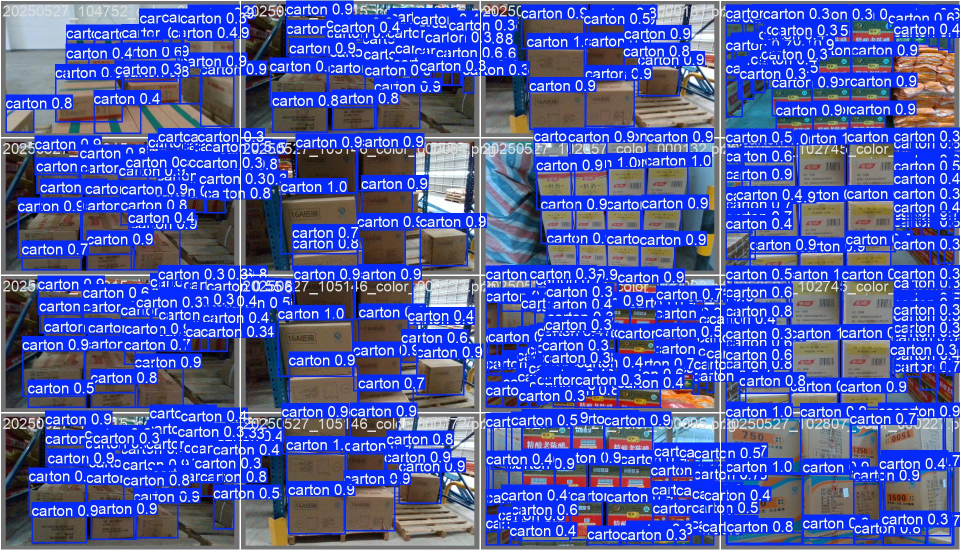
#> input picture runs/detect/val/val_batch0_pred.jpg, 1920 x 1100 px (shown at 1/2 size); its folder holds only this picture in this run
$ python -i gmc.py   (imports and definitions only)
#> lines starting #> are read from the running program, lines starting #| are printed output that depends on the picture
#> further down, picture is the input picture: shape (1100, 1920, 3); mean B, G, R 171.9, 93, 80.4
# Ultralytics 🚀 AGPL-3.0 License - https://ultralytics.com/license

from __future__ import annotations

import copy

import cv2
import numpy as np

from ultralytics.utils import LOGGER


class GMC:
    """Generalized Motion Compensation (GMC) class for tracking and object detection in video frames.

    This class provides methods for tracking and detecting objects based on several tracking algorithms including ORB,
    SIFT, ECC, and Sparse Optical Flow. It also supports downscaling of frames for computational efficiency.

    Attributes:
        method (str): The tracking method to use. Options include 'orb', 'sift', 'ecc', 'sparseOptFlow', 'none'.
        downscale (int): Factor by which to downscale the frames for processing.
        prevFrame (np.ndarray): Previous frame for tracking.
        prevKeyPoints (list): Keypoints from the previous frame.
        prevDescriptors (np.ndarray): Descriptors from the previous frame.
        initializedFirstFrame (bool): Flag indicating if the first frame has been processed.

    Methods:
        apply: Apply the chosen method to a raw frame and optionally use provided detections.
        apply_ecc: Apply the ECC algorithm to a raw frame.
        apply_features: Apply feature-based methods like ORB or SIFT to a raw frame.
        apply_sparseoptflow: Apply the Sparse Optical Flow method to a raw frame.
        reset_params: Reset the internal parameters of the GMC object.

    Examples:
        Create a GMC object and apply it to a frame
        >>> gmc = GMC(method="sparseOptFlow", downscale=2)
        >>> frame = np.array([[1, 2, 3], [4, 5, 6]])
        >>> processed_frame = gmc.apply(frame)
        >>> print(processed_frame)
        array([[1, 2, 3],
               [4, 5, 6]])
    """

    def __init__(self, method: str = "sparseOptFlow", downscale: int = 2) -> None:
        """Initialize a Generalized Motion Compensation (GMC) object with tracking method and downscale factor.

        Args:
            method (str): The tracking method to use. Options include 'orb', 'sift', 'ecc', 'sparseOptFlow', 'none'.
            downscale (int): Downscale factor for processing frames.

        Examples:
            Initialize a GMC object with the 'sparseOptFlow' method and a downscale factor of 2
            >>> gmc = GMC(method="sparseOptFlow", downscale=2)
        """
        super().__init__()

        self.method = method
        self.downscale = max(1, downscale)

        if self.method == "orb":
            self.detector = cv2.FastFeatureDetector_create(20)
            self.extractor = cv2.ORB_create()
            self.matcher = cv2.BFMatcher(cv2.NORM_HAMMING)

        elif self.method == "sift":
            self.detector = cv2.SIFT_create(nOctaveLayers=3, contrastThreshold=0.02, edgeThreshold=20)
            self.extractor = cv2.SIFT_create(nOctaveLayers=3, contrastThreshold=0.02, edgeThreshold=20)
            self.matcher = cv2.BFMatcher(cv2.NORM_L2)

        elif self.method == "ecc":
            number_of_iterations = 5000
            termination_eps = 1e-6
            self.warp_mode = cv2.MOTION_EUCLIDEAN
            self.criteria = (cv2.TERM_CRITERIA_EPS | cv2.TERM_CRITERIA_COUNT, number_of_iterations, termination_eps)

        elif self.method == "sparseOptFlow":
            self.feature_params = dict(
                maxCorners=1000, qualityLevel=0.01, minDistance=1, blockSize=3, useHarrisDetector=False, k=0.04
            )

        elif self.method in {"none", "None", None}:
            self.method = None
        else:
            raise ValueError(f"Unknown GMC method: {method}")

        self.prevFrame = None
        self.prevKeyPoints = None
        self.prevDescriptors = None
        self.initializedFirstFrame = False

    def apply(self, raw_frame: np.ndarray, detections: list | None = None) -> np.ndarray:
        """Apply object detection on a raw frame using the specified method.

        Args:
            raw_frame (np.ndarray): The raw frame to be processed, with shape (H, W, C).
            detections (list, optional): List of detections to be used in the processing.

        Returns:
            (np.ndarray): Transformation matrix with shape (2, 3).

        Examples:
            >>> gmc = GMC(method="sparseOptFlow")
            >>> raw_frame = np.random.rand(480, 640, 3)
            >>> transformation_matrix = gmc.apply(raw_frame)
            >>> print(transformation_matrix.shape)
            (2, 3)
        """
        if self.method in {"orb", "sift"}:
            return self.apply_features(raw_frame, detections)
        elif self.method == "ecc":
            return self.apply_ecc(raw_frame)
        elif self.method == "sparseOptFlow":
            return self.apply_sparseoptflow(raw_frame)
        else:
            return np.eye(2, 3)

    # [155 lines left out: functions apply_ecc, apply_features, not called in this run]

    def apply_sparseoptflow(self, raw_frame: np.ndarray) -> np.ndarray:
        """Apply Sparse Optical Flow method to a raw frame.

        Args:
            raw_frame (np.ndarray): The raw frame to be processed, with shape (H, W, C).

        Returns:
            (np.ndarray): Transformation matrix with shape (2, 3).

        Examples:
            >>> gmc = GMC()
            >>> result = gmc.apply_sparseoptflow(np.array([[[1, 2, 3], [4, 5, 6]], [[7, 8, 9], [10, 11, 12]]]))
            >>> print(result)
            [[1. 0. 0.]
             [0. 1. 0.]]
        """
        height, width, c = raw_frame.shape
#> height = 1100; width = 1920; c = 3
        frame = cv2.cvtColor(raw_frame, cv2.COLOR_BGR2GRAY) if c == 3 else raw_frame
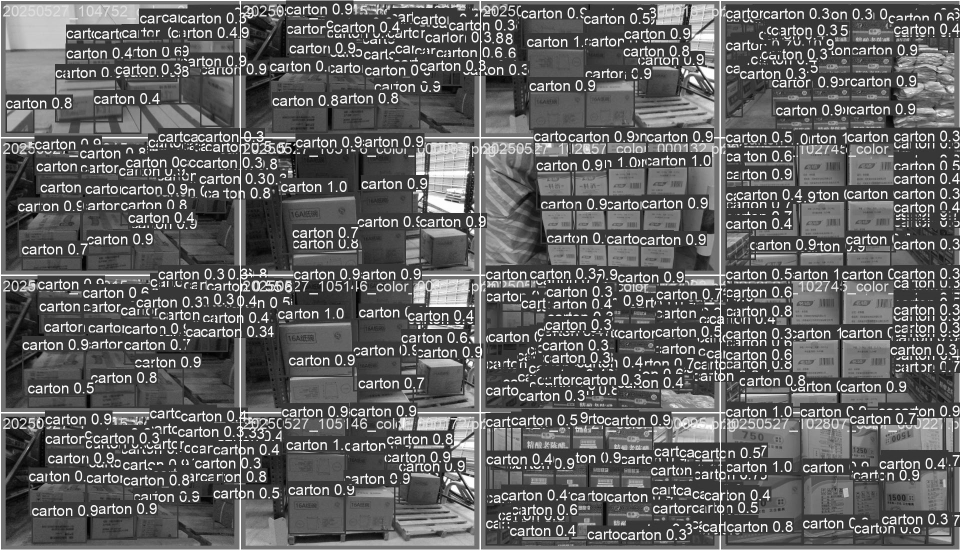
#> frame: shape (1100, 1920) (shown at 1/2 size); min 0, max 255, mean 98.2
        H = np.eye(2, 3)

        # Downscale image for computational efficiency
        if self.downscale > 1.0:
            frame = cv2.resize(frame, (width // self.downscale, height // self.downscale))
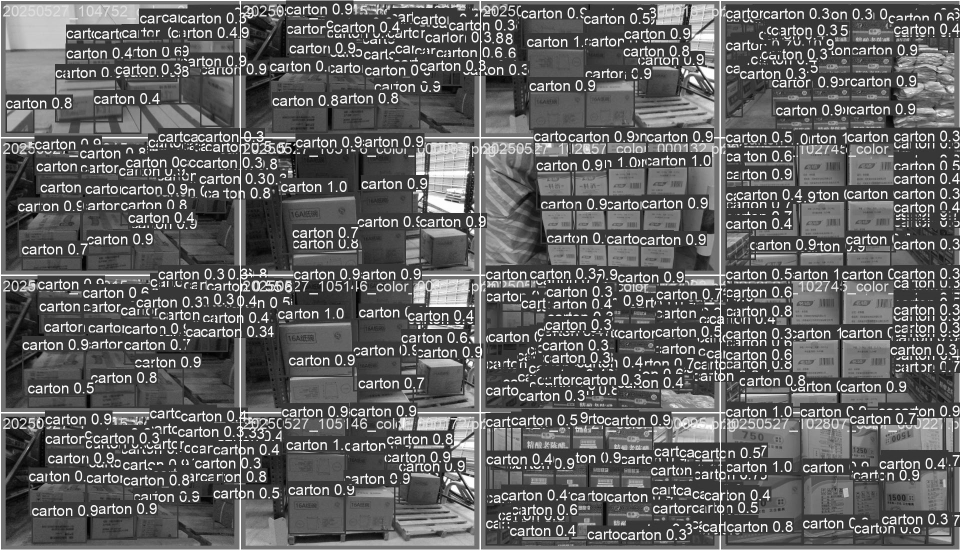
#> frame: shape (550, 960); min 2, max 255, mean 98.3

        # Find good features to track
        keypoints = cv2.goodFeaturesToTrack(frame, mask=None, **self.feature_params)
#> keypoints = 1000 rows, first 8: [419, 328], [188, 339], [157, 463], [242, 136], [242, 449], [294, 153], [242, 146], [244, 286]

        # Handle first frame initialization
        if not self.initializedFirstFrame or self.prevKeyPoints is None:
            self.prevFrame = frame.copy()
            self.prevKeyPoints = copy.copy(keypoints)
#> self.prevKeyPoints has the same summary as keypoints
            self.initializedFirstFrame = True
            return H

        # Calculate optical flow using Lucas-Kanade method
        matchedKeypoints, status, _ = cv2.calcOpticalFlowPyrLK(self.prevFrame, frame, self.prevKeyPoints, None)

        # Extract successfully tracked points
        prevPoints = []
        currPoints = []

        for i in range(len(status)):
            if status[i]:
                prevPoints.append(self.prevKeyPoints[i])
                currPoints.append(matchedKeypoints[i])

        prevPoints = np.array(prevPoints)
        currPoints = np.array(currPoints)

        # Estimate transformation matrix using RANSAC
        if (prevPoints.shape[0] > 4) and (prevPoints.shape[0] == currPoints.shape[0]):
            H, _ = cv2.estimateAffinePartial2D(prevPoints, currPoints, cv2.RANSAC)

            # Scale translation components back to original resolution
            if self.downscale > 1.0:
                H[0, 2] *= self.downscale
                H[1, 2] *= self.downscale
        else:
            LOGGER.warning("not enough matching points")

        # Store current frame data for next iteration
        self.prevFrame = frame.copy()
        self.prevKeyPoints = copy.copy(keypoints)

        return H

    # [6 lines left out: function reset_params, not called in this run]

>>> import cv2
>>> picture = cv2.imread('../../../../runs/detect/val/val_batch0_pred.jpg')
>>> result = GMC().apply(picture)
#> result = [[1, 0, 0], [0, 1, 0]]

$ run again, on runs/detect/val/val_batch1_pred.jpg
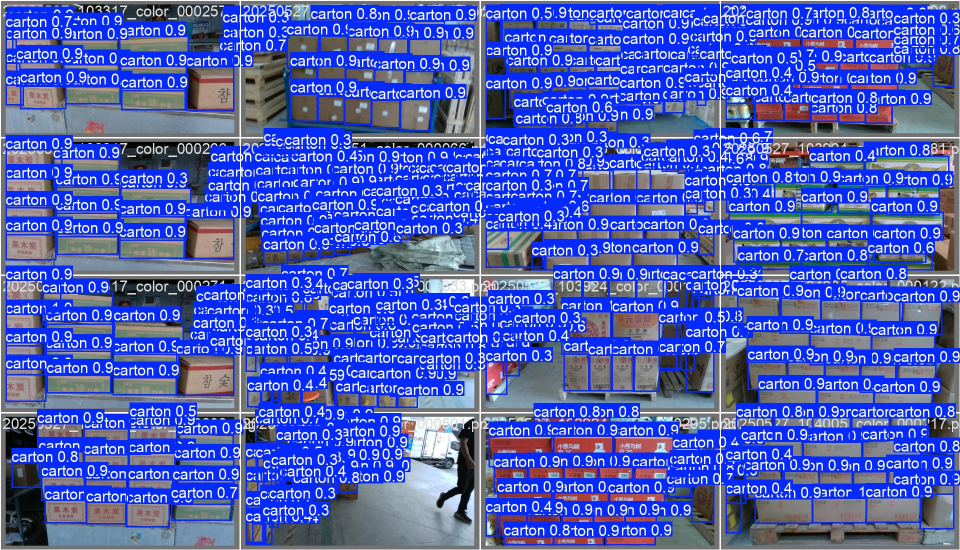
#> input picture runs/detect/val/val_batch1_pred.jpg, 1920 x 1100 px (shown at 1/2 size)
#> picture is the input picture: shape (1100, 1920, 3); mean B, G, R 187.8, 97.9, 81.7
#> in apply_sparseoptflow, `frame = cv2.cvtColor(raw_frame, cv2.COLOR_BGR2GRAY) if c == 3 else raw..`:
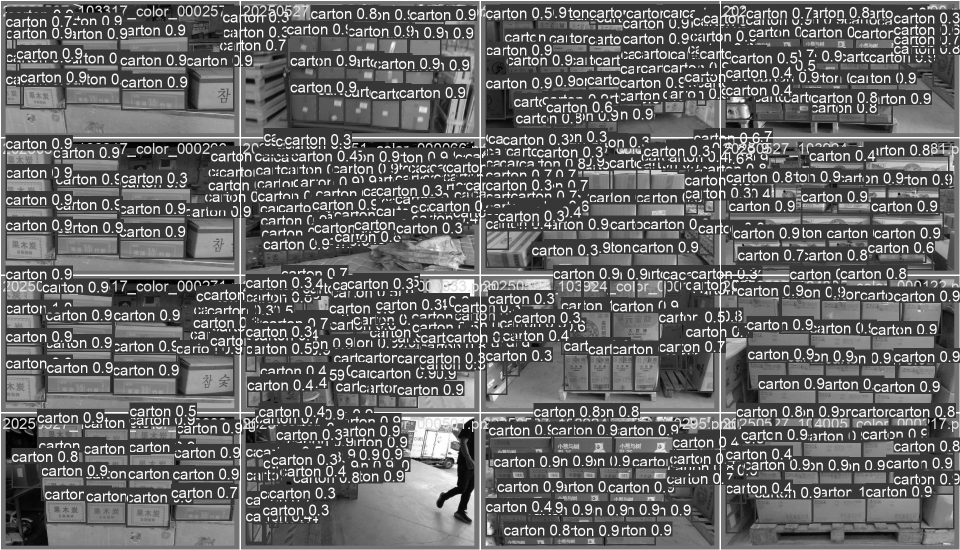
#> frame: shape (1100, 1920) (shown at 1/2 size); min 0, max 255, mean 103.3
#> in apply_sparseoptflow, `frame = cv2.resize(frame, (width // self.downscale, height // self.dow..`:
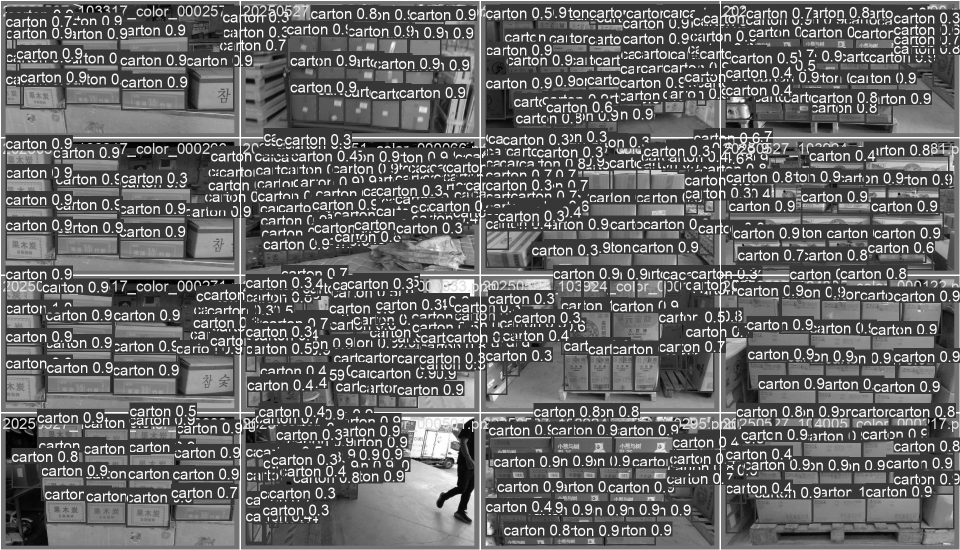
#> frame: shape (550, 960); min 0, max 255, mean 103.4
#> keypoints = 1000 rows, first 8: [707, 74], [284, 321], [681, 468], [477, 175], [125, 144], [298, 272], [206, 283], [645, 21]
#> self.prevKeyPoints has the same summary as keypoints
#> result = [[1, 0, 0], [0, 1, 0]]

$ run again, on runs/detect/val/val_batch2_pred.jpg
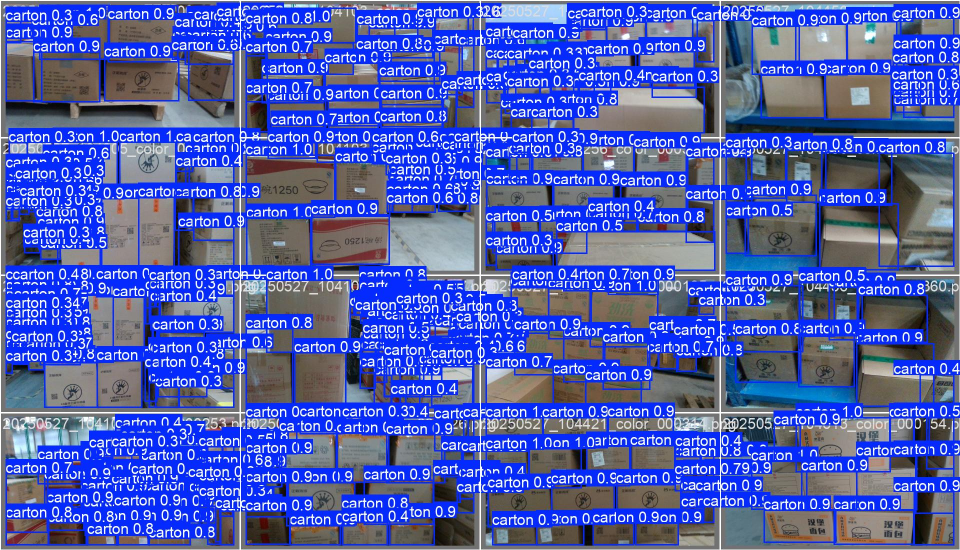
#> input picture runs/detect/val/val_batch2_pred.jpg, 1920 x 1100 px (shown at 1/2 size)
#> picture is the input picture: shape (1100, 1920, 3); mean B, G, R 173.7, 96.7, 82.5
#> in apply_sparseoptflow, `frame = cv2.cvtColor(raw_frame, cv2.COLOR_BGR2GRAY) if c == 3 else raw..`:
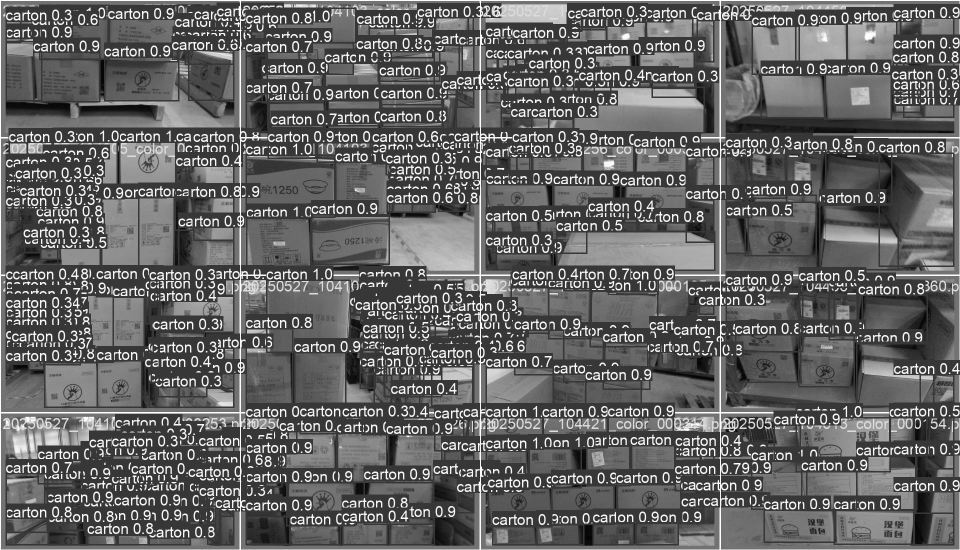
#> frame: shape (1100, 1920) (shown at 1/2 size); min 0, max 255, mean 101.2
#> in apply_sparseoptflow, `frame = cv2.resize(frame, (width // self.downscale, height // self.dow..`:
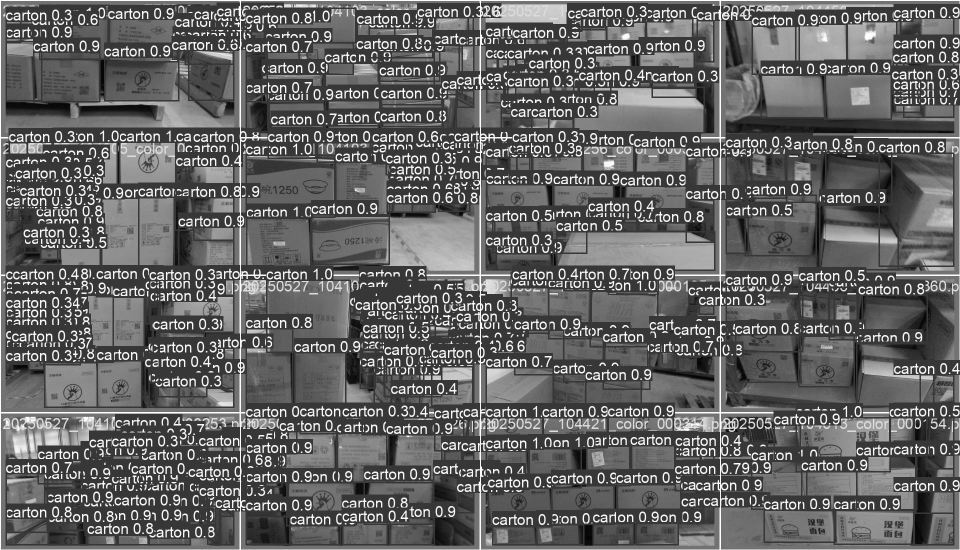
#> frame: shape (550, 960); min 3, max 255, mean 101.4
#> keypoints = 1000 rows, first 8: [28, 310], [409, 187], [697, 448], [54, 246], [40, 283], [213, 366], [134, 476], [65, 151]
#> self.prevKeyPoints has the same summary as keypoints
#> result = [[1, 0, 0], [0, 1, 0]]
